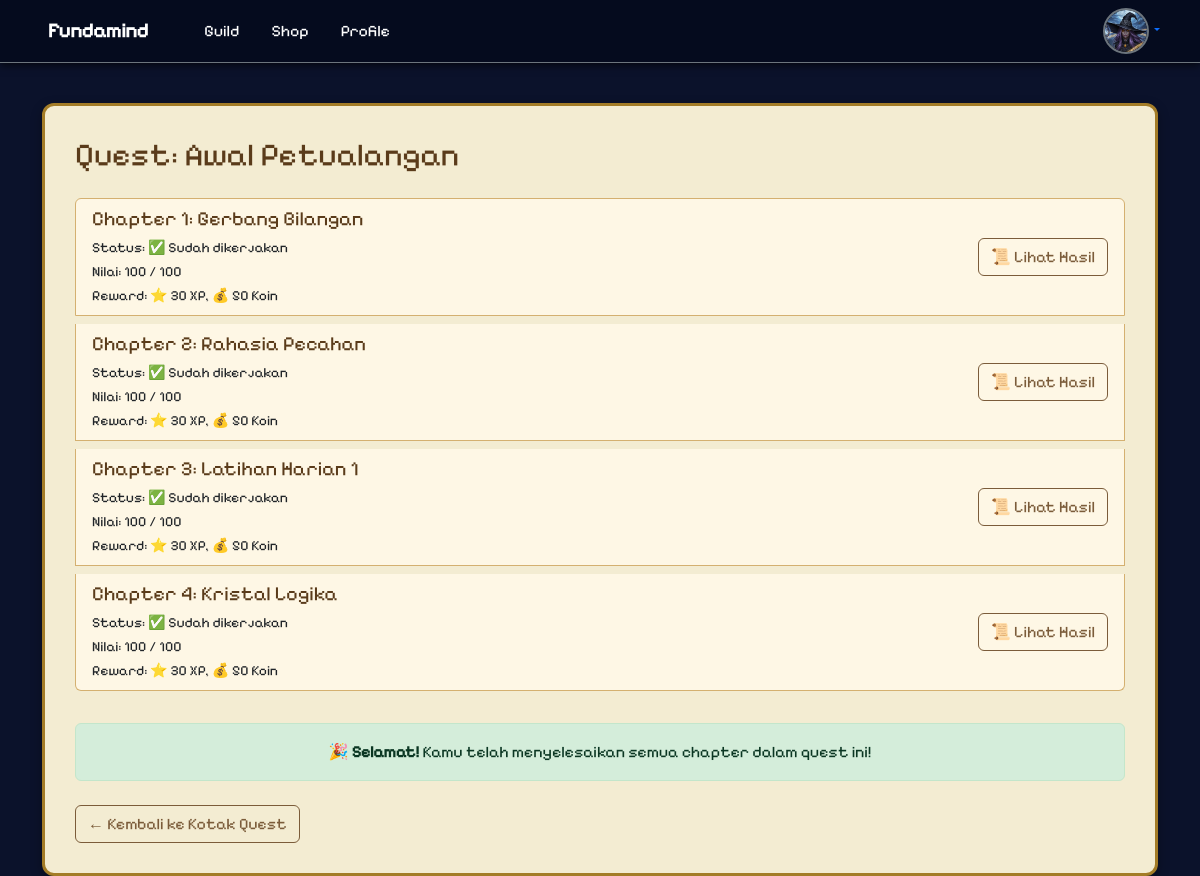
Page /pages/quest_chapter.php?id=1 (signed in) on the committed database.
### tables this page shows
CREATE TABLE `quests` (
  `id_quest` int NOT NULL,
  `judul` varchar(100) NOT NULL,
  `deskripsi` text,
  `kategori` enum('story','challenge','boss_battle') NOT NULL,
  `xp_reward` int DEFAULT '0',
  `coin_reward` int DEFAULT '0',
  `gambar_icon` varchar(255) DEFAULT NULL,
  `tersedia` tinyint(1) DEFAULT '1',
  `mulai_event` date DEFAULT NULL,
  `akhir_event` date DEFAULT NULL
);

CREATE TABLE `quest_chapters` (
  `id_chapter` int NOT NULL,
  `id_quest` int NOT NULL,
  `nomor_chapter` int NOT NULL,
  `judul_chapter` varchar(100) NOT NULL,
  `deskripsi` text,
  `coin_reward` int DEFAULT '0',
  `xp_reward` int DEFAULT '0'
);

CREATE TABLE `user_chapter_progress` (
  `id_progress` int NOT NULL,
  `id_user` int NOT NULL,
  `id_chapter` int NOT NULL,
  `nilai` int DEFAULT '0',
  `sudah_selesai` tinyint(1) DEFAULT '0',
  `waktu_selesai` datetime DEFAULT CURRENT_TIMESTAMP
);

### pages/quest_chapter.php (the view, shortened to what this page needs)
<?php
include 'db.php';
$user_id = $_SESSION['user_id'];
$quest_id = $_GET['id'] ?? $_GET['id_quest'] ?? 0;
$quest_result = mysqli_query($koneksi, "SELECT * FROM quests WHERE id_quest = $quest_id LIMIT 1");
$quest = mysqli_fetch_assoc($quest_result);
$chapters = mysqli_query($koneksi, "SELECT * FROM quest_chapters WHERE id_quest = $quest_id ORDER BY nomor_chapter ASC");
$progress_data = [];
$progress_query = mysqli_query($koneksi, "SELECT * FROM user_chapter_progress WHERE id_user = $user_id AND id_progress = $quest_id");
while ($row = mysqli_fetch_assoc($progress_query)) {
    $progress_data[$row['id_chapter']] = $row;
}
$total_chapters = mysqli_num_rows($chapters);
mysqli_data_seek($chapters, 0);
$completed_chapters = 0;
while ($ch = mysqli_fetch_assoc($chapters)) {
    $cid = $ch['id_chapter'];
    if (isset($progress_data[$cid]) && $progress_data[$cid]['sudah_selesai'] == 1) {
        $completed_chapters++;
    }
}
$all_done = $completed_chapters >= $total_chapters;
mysqli_data_seek($chapters, 0);
?>
<!DOCTYPE html>
<html lang="id">
<head>
    <link href="https://cdn.jsdelivr.net/npm/bootstrap@5.3.3/dist/css/bootstrap.min.css" rel="stylesheet">
    <link rel="stylesheet" href="../assets/css/navbar.css" />
</head>
<body>
    <?php include 'includes/navbar.php'; ?>
    <div class="container mt-5">
        <div class="scroll-box">
            <h2 class="mb-4">Quest: <?= htmlspecialchars($quest['judul']) ?></h2>
            <div class="list-group">
                <?php
                $chapter_index = 0;
                $next_chapter_found = false;
                while ($chapter = mysqli_fetch_assoc($chapters)):
                    $chapter_index++;
                    $chapter_id = $chapter['id_chapter'];
                    $user_progress = $progress_data[$chapter_id] ?? null;
                    $is_done = $user_progress && $user_progress['sudah_selesai'] == 1;
                ?>
                    <div class="list-group-item d-flex justify-content-between align-items-center mb-2">
                        <div>
                            <h5 class="mb-1">Chapter <?= $chapter_index ?>: <?= htmlspecialchars($chapter['judul_chapter']) ?></h5>
                            <small>Status: <?= $is_done ? '✅ Sudah dikerjakan' : '🕓 Belum dikerjakan' ?></small><br>
                            <?php if ($is_done): ?>
                                <small>Nilai: <?= $user_progress['nilai'] ?> / 100</small><br>
                            <?php endif; ?>
                            <small>Reward: ⭐ <?= $chapter['xp_reward'] ?> XP, 💰 <?= $chapter['coin_reward'] ?> Koin</small>
                        </div>
                        <div>
                            <?php if (!$is_done && !$next_chapter_found && !$all_done): ?>
                                <a href="quest_play.php?id_chapter=<?= $chapter_id ?>" class="btn btn-primary">▶️ Lanjutkan</a>
                                <?php $next_chapter_found = true; ?>
                            <?php elseif ($is_done): ?>
                                <a href="quest_result.php?id_chapter=<?= $chapter_id ?>" class="btn btn-outline-secondary">📜 Lihat Hasil</a>
                            <?php else: ?>
                                <button class="btn btn-secondary" disabled>🔒 Belum Dibuka</button>
                            <?php endif; ?>
                        </div>
                    </div>
                <?php endwhile; ?>
            </div>
            <?php if ($all_done): ?>
                <div class="alert alert-success mt-4 text-center">
                    🎉 <strong>Selamat!</strong> Kamu telah menyelesaikan semua chapter dalam quest ini!
                </div>
            <?php endif; ?>
            <div class="mt-4">
                <a href="quest_box.php" class="btn btn-outline-secondary">← Kembali ke Kotak Quest</a>
            </div>
        </div>
    </div>
</body>
</html>

### pages/quest_chapter.php (style rules this page uses)
body { font-family: "PixelifySans", sans-serif; background-color: #0b122b; color: white; background-image: url("../assets/images/guild_background_1440x1024.png"); background-size: cover; background-position: center; padding-top: 55px; }
.scroll-box { background: rgba(255, 248, 220, 0.95); border: 3px solid #a37c27; border-radius: 12px; padding: 30px; box-shadow: 0 4px 12px rgba(0, 0, 0, 0.3); }
.list-group-item { background-color: #fef7e5; border: 1px solid #d4b070; }
.btn-outline-secondary { border-color: #7b5c3a; color: #7b5c3a; }
.alert-success { background-color: #d4edda; border-color: #c3e6cb; }
h2, h5 { color: #5a3b1a; }

### rows in the picture
quests: judul "Awal Petualangan"
quest_chapters: judul_chapter "Gerbang Bilangan", shows "✅ Sudah dikerjakan", id_chapter.nilai "100", xp_reward "30", coin_reward "50"
quest_chapters: judul_chapter "Rahasia Pecahan", shows "✅ Sudah dikerjakan", id_chapter.nilai "100", xp_reward "30", coin_reward "50"
quest_chapters: judul_chapter "Latihan Harian 1", shows "✅ Sudah dikerjakan", id_chapter.nilai "100", xp_reward "30", coin_reward "50"
quest_chapters: judul_chapter "Kristal Logika", shows "✅ Sudah dikerjakan", id_chapter.nilai "100", xp_reward "30", coin_reward "50"
